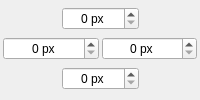
               <widget class="QWidget" name="tab_9">
                <attribute name="title">
                 <string>Crop</string>
                </attribute>
                <layout class="QVBoxLayout" name="verticalLayout_7">
                 <property name="spacing">
                  <number>3</number>
                 </property>
                 <property name="leftMargin">
                  <number>3</number>
                 </property>
                 <property name="topMargin">
                  <number>3</number>
                 </property>
                 <property name="rightMargin">
                  <number>3</number>
                 </property>
                 <property name="bottomMargin">
                  <number>3</number>
                 </property>
                 <item>
                  <layout class="QHBoxLayout" name="horizontalLayout_8">
                   <item>
                    <spacer name="horizontalSpacer">
                     <property name="orientation">
                      <enum>Qt::Horizontal</enum>
                     </property>
                     <property name="sizeHint" stdset="0">
                      <size>
                       <width>0</width>
                       <height>0</height>
                      </size>
                     </property>
                    </spacer>
                   </item>
                   <item>
                    <widget class="QSpinBox" name="crop_top">
                     <property name="sizePolicy">
                      <sizepolicy hsizetype="Expanding" vsizetype="Fixed">
                       <horstretch>0</horstretch>
                       <verstretch>0</verstretch>
                      </sizepolicy>
                     </property>
                     <property name="alignment">
                      <set>Qt::AlignCenter</set>
                     </property>
                     <property name="suffix">
                      <string> px</string>
                     </property>
                     <property name="maximum">
                      <number>99999</number>
                     </property>
                    </widget>
                   </item>
                   <item>
                    <spacer name="horizontalSpacer_2">
                     <property name="orientation">
                      <enum>Qt::Horizontal</enum>
                     </property>
                     <property name="sizeHint" stdset="0">
                      <size>
                       <width>0</width>
                       <height>0</height>
                      </size>
                     </property>
                    </spacer>
                   </item>
                  </layout>
                 </item>
                 <item>
                  <layout class="QHBoxLayout" name="horizontalLayout_7">
                   <item>
                    <widget class="QSpinBox" name="crop_left">
                     <property name="alignment">
                      <set>Qt::AlignCenter</set>
                     </property>
                     <property name="suffix">
                      <string> px</string>
                     </property>
                     <property name="maximum">
                      <number>99999</number>
                     </property>
                    </widget>
                   </item>
                   <item>
                    <widget class="QSpinBox" name="crop_right">
                     <property name="alignment">
                      <set>Qt::AlignCenter</set>
                     </property>
                     <property name="suffix">
                      <string> px</string>
                     </property>
                     <property name="maximum">
                      <number>99999</number>
                     </property>
                    </widget>
                   </item>
                  </layout>
                 </item>
                 <item>
                  <layout class="QHBoxLayout" name="horizontalLayout_9">
                   <item>
                    <spacer name="horizontalSpacer_4">
                     <property name="orientation">
                      <enum>Qt::Horizontal</enum>
                     </property>
                     <property name="sizeHint" stdset="0">
                      <size>
                       <width>0</width>
                       <height>0</height>
                      </size>
                     </property>
                    </spacer>
                   </item>
                   <item>
                    <widget class="QSpinBox" name="crop_bottom">
                     <property name="sizePolicy">
                      <sizepolicy hsizetype="Expanding" vsizetype="Fixed">
                       <horstretch>0</horstretch>
                       <verstretch>0</verstretch>
                      </sizepolicy>
                     </property>
                     <property name="alignment">
                      <set>Qt::AlignCenter</set>
                     </property>
                     <property name="suffix">
                      <string> px</string>
                     </property>
                     <property name="maximum">
                      <number>99999</number>
                     </property>
                    </widget>
                   </item>
                   <item>
                    <spacer name="horizontalSpacer_3">
                     <property name="orientation">
                      <enum>Qt::Horizontal</enum>
                     </property>
                     <property name="sizeHint" stdset="0">
                      <size>
                       <width>0</width>
                       <height>0</height>
                      </size>
                     </property>
                    </spacer>
                   </item>
                  </layout>
                 </item>
                </layout>
               </widget>
